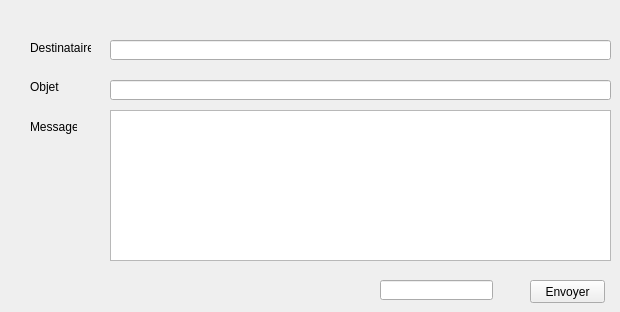
   <widget class="QWidget" name="tab_13">
    <attribute name="title">
     <string>E-Mail</string>
    </attribute>
    <widget class="QLineEdit" name="lineEdit_3">
     <property name="geometry">
      <rect>
       <x>110</x>
       <y>80</y>
       <width>501</width>
       <height>20</height>
      </rect>
     </property>
    </widget>
    <widget class="QLabel" name="label_53">
     <property name="geometry">
      <rect>
       <x>30</x>
       <y>120</y>
       <width>47</width>
       <height>14</height>
      </rect>
     </property>
     <property name="text">
      <string>Message</string>
     </property>
    </widget>
    <widget class="QPushButton" name="Envoyer">
     <property name="geometry">
      <rect>
       <x>530</x>
       <y>280</y>
       <width>75</width>
       <height>23</height>
      </rect>
     </property>
     <property name="text">
      <string>Envoyer</string>
     </property>
    </widget>
    <widget class="QLabel" name="label_52">
     <property name="geometry">
      <rect>
       <x>30</x>
       <y>80</y>
       <width>47</width>
       <height>14</height>
      </rect>
     </property>
     <property name="text">
      <string>Objet</string>
     </property>
    </widget>
    <widget class="QLineEdit" name="lineEdit_4">
     <property name="geometry">
      <rect>
       <x>110</x>
       <y>40</y>
       <width>501</width>
       <height>20</height>
      </rect>
     </property>
    </widget>
    <widget class="QLabel" name="label_51">
     <property name="geometry">
      <rect>
       <x>30</x>
       <y>40</y>
       <width>61</width>
       <height>16</height>
      </rect>
     </property>
     <property name="text">
      <string>Destinataire</string>
     </property>
    </widget>
    <widget class="QTextEdit" name="textEdit_3">
     <property name="geometry">
      <rect>
       <x>110</x>
       <y>110</y>
       <width>501</width>
       <height>151</height>
      </rect>
     </property>
    </widget>
    <widget class="QLineEdit" name="Passmail">
     <property name="geometry">
      <rect>
       <x>380</x>
       <y>280</y>
       <width>113</width>
       <height>20</height>
      </rect>
     </property>
     <property name="echoMode">
      <enum>QLineEdit::Password</enum>
     </property>
    </widget>
   </widget>
